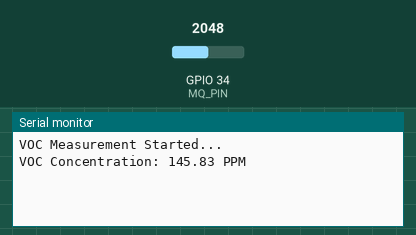
This sketch was run on a simulated ESP32. Shown: the last lines printed to the serial monitor. The test bench sets the inputs (shaded band); at power-on: GPIO 34 (MQ_PIN) = 2048.

Above: at 3.2 s.
3.3 s: GPIO 34 (MQ_PIN) set to 4029
At 5.3 s:
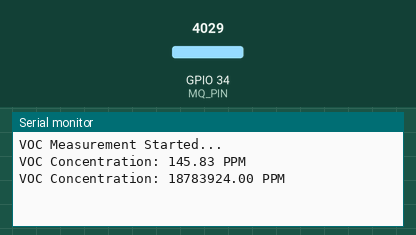
6.0 s: GPIO 34 (MQ_PIN) set to 4085
At 6.9 s:
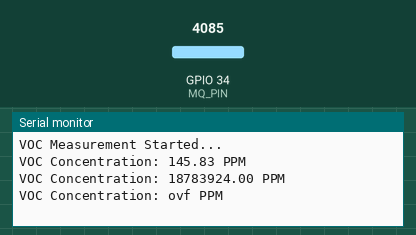

The sketch:

ppmreadingmq135.ino
```cpp
#define MQ_PIN 34  // ESP32 ADC pin connected to MQ-135
#define RL_VALUE 10.0  // Load resistance in kilo-ohms (adjust based on circuit)
#define RO 11.03 // Your calibrated Ro value in kilo-ohms
#define ADC_MAX 4095  // ESP32 ADC resolution (12-bit)
#define V_REF 3.3  // ESP32 reference voltage

// Gas curve parameters for VOCs (estimated from datasheet)
#define VOC_CURVE_A 110.0  // Scaling factor
#define VOC_CURVE_B -2.862  // Exponent (log-log relationship)

// Function to get sensor resistance
float getSensorResistance(int raw_adc) {
    float sensor_volt = (raw_adc / (float)ADC_MAX) * V_REF;  // Convert ADC value to voltage
    float RS = (V_REF - sensor_volt) / sensor_volt * RL_VALUE;  // Calculate sensor resistance
    return RS;
}

// Function to calculate VOC concentration (PPM)
float getVOC_PPM() {
    int raw_adc = analogRead(MQ_PIN);  // Read sensor value
    float RS = getSensorResistance(raw_adc);  // Get sensor resistance
    float ratio = RS / RO;  // RS/R0
    float ppm = VOC_CURVE_A * pow(ratio, VOC_CURVE_B);  // VOC PPM using power function
    return ppm;
}

void setup() {
    Serial.begin(115200);
    delay(2000);  // Allow sensor to stabilize
    Serial.println("VOC Measurement Started...");
}

void loop() {
    float voc_ppm = getVOC_PPM();  // Get VOC reading
    Serial.print("VOC Concentration: ");
    Serial.print(voc_ppm);
    Serial.println(" PPM");

    delay(2000);  // Wait before next reading
}
```

Measured:
- the behaviour switches between 4084 and 4085 on GPIO 34 (MQ_PIN) (found by bisection; images 1 and 2)
- after the input at 3.3 s, the serial monitor: prints a new line after 0.70 s (image 1)
- after the input at 6.0 s, the serial monitor: prints a new line at once (image 2)
